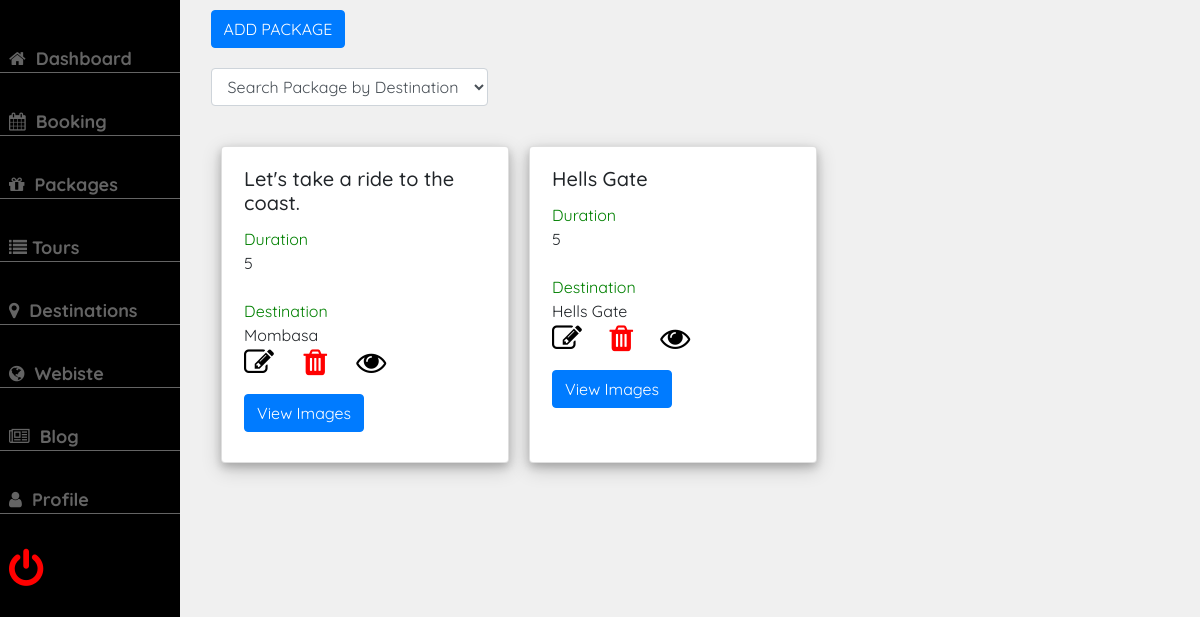
The app's page /mPanel/package.php (signed in) with its own data.
### tables this page shows
CREATE TABLE `packages` (
  `id` int(255) NOT NULL,
  `dest_id` int(255) NOT NULL,
  `type_id` int(200) NOT NULL,
  `package_name` varchar(255) NOT NULL,
  `package_duration` int(255) NOT NULL,
  `package_price` int(255) DEFAULT NULL,
  `destination` varchar(255) NOT NULL,
  `activities` text NOT NULL
);

### mPanel/package.php (the view, shortened to what this page needs)
<!DOCTYPE html>
<html lang="en">
<head>
  <link rel="stylesheet" href="https://cdn.jsdelivr.net/npm/bootstrap@4.3.1/dist/css/bootstrap.min.css">
    <link rel="stylesheet"href="namna/namna.css?v=<?php echo time();?>">
    <link rel="stylesheet" href="https://cdnjs.cloudflare.com/ajax/libs/font-awesome/4.7.0/css/font-awesome.min.css">
</head>
<body>
<div class="nav-bar">
    <ul>
    <li><a href="home.php"><i class="fa fa-home" aria-hidden="true" aria-hidden="true"></i> Dashboard</a></li>
        <li><a href="application.php"><i class="fa fa-calendar" aria-hidden="true" ></i> Booking</a></li>
        <li><a href="package.php"><i class="fa fa-gift" aria-hidden="true" aria-hidden="true"></i> Packages</a></li>
        <li><a href="tour.php"><i class="fa fa-list" aria-hidden="true" aria-hidden="true"></i>Tours</a></li>
        <li><a href="destination.php"><i class="fa fa-map-marker" aria-hidden="true" aria-hidden="true"></i> Destinations</a></li>
        <li class="main-menu"><a href="website.php"><i class="fa fa-globe" aria-hidden="true"></i> Webiste</a></li>
        <li class="main-menu"><a href="blog.php"><i class="fa fa-newspaper-o" aria-hidden="true"></i> Blog</a></li>
        <li><a href="profile.php"><i class="fa fa-user" aria-hidden="true" aria-hidden="true"></i> Profile</a></li>
        <li><form action="log.php"><button type="submit"name="logout"style="border:0;background-color:transparent"><i class="fa fa-power-off" aria-hidden="true"style="font-size:40px;color:red;"></i></button></form></li>
    </ul>
   </div>
   <div class="panel">
            <div class="top-bar">
                <button class="btn btn-primary"id="btn-add-package">ADD PACKAGE</button>
            </div>
        <div class="package-table"id="pack-table-id">
        <form id="frmpackage">
<select name="selpackage" id="selpackage"class="form-control"required>
    <option value=""selected="true" disabled>Search Package by Destination</option>
</select>
</form>
<div id="package-holder">
        <?php
            include('connect.php');
            $selectCat="select * from packages";
            $result=$conn->query($selectCat);
            while($row=mysqli_fetch_assoc($result)){?>
        <div class="card"style="width: 18rem;margin:10px;">
  <div class="card-body">
  <table>
    <tr>
    <td><h5 class="card-title"><?php echo $row['package_name'];?></h5></td>
    <td><span>Duration </span></td>
    <td><p class="card-text"><?php echo $row['package_duration'];?></p></td>
    <td><span></span></td>
    <td><span>Destination </span></td>
    <td><p class="card-text"><?php echo $row['destination'];?></p></td>
    <td><span><i class="fa fa-edit updt btn-update-package" aria-hidden="true" style="font-size:30px;color:black"></i></span><span><i class="fa fa-trash del btn-delete-package" aria-hidden="true" style="font-size:30px;color:red"></i></span><span><i class="fa fa-eye del btn-view-package" aria-hidden="true" style="font-size:30px;color:black"></i></span><span><button class="btn btn-primary btn-pack-img"style="margin-top:15px">View Images</button></span></td>
    </tr>
</table>
  </div>
</div>
<?php
}
?>
        </div>
        </div>
   </div>
</body>
</html>

### mPanel/namna/namna.css (style rules this page uses)
* { padding: 0; margin: 0; font-family: 'Quicksand', sans-serif; }
html { scroll-behavior: smooth; }
body { background-color: rgb(240,240,240); }
li { list-style: none; }
a { text-decoration: none; }
.nav-bar { float: left; width: 15%; background-color: #000; height: 100vh; float:left; position:fixed; }
.nav-bar ul { margin-top: 10px; }
.nav-bar a { color: rgb(100,100,100); font-size: 18px; transition: 0.5s ease-in-out; font-weight:bolder; text-decoration: none; }
.nav-bar .fa { margin-right:5px; }
.nav-bar li { padding-top: 35px; padding-left: 5%; border-bottom:1px solid rgb(100, 100, 100); }
.nav-bar li:last-child { border-bottom:0; }
.panel { float: left; width: 85%; margin-top: 30px; margin-left:15%; }
button { margin-bottom: 10px; }
table { margin-left:2%; background-color: #FFFFFF; margin-left:1%; }
.top-bar { margin-left:3%; margin-top:-20px; }
.package-table { display:flex; flex-wrap: wrap; }
.package-table, #add-package-id, #add-dest-id,.dest-table { margin-left:3%; margin-top:20px; }
#pack-table-id { display:flex; flex-wrap:wrap; }
.del { margin-left:10%; cursor:pointer; }
.updt { cursor:pointer; }
#btn-add-package,#btn-add-slide, #add-pack-btn, #btn-add-dest, #shown-image { display:block; }
select { width:fit-content; padding-left: 1%; font-size: 17px; border-radius: 5px; height: 35px; border:1px solid rgb(0, 130, 189); }
.card { box-shadow:0 4px 8px 0 rgba(0, 0, 0, 0.2), 0 6px 20px 0 rgba(0, 0, 0, 0.19); margin:15px; }
.card span { margin-right:5px; color:green; }
.card table td { display:block; }
#application-form form input[type=text], select, input[type=number],input[type=email], input[type=date] { width:80%; }
#package-holder,.show-image { margin-top:30px; width:100%; display:flex; flex-wrap:wrap; }
#package-holder { display:flex; flex-wrap: wrap; }

### records on screen
packages: package_name "Let's take a ride to the coast.", package_duration "5", destination "Mombasa"
packages: package_name "Hells Gate", package_duration "5", destination "Hells Gate"
